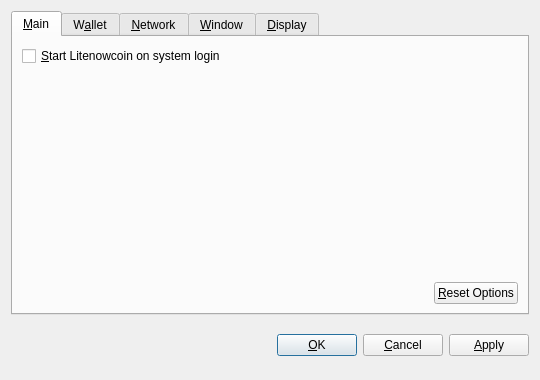
<?xml version="1.0" encoding="UTF-8"?>
<ui version="4.0">
 <class>OptionsDialog</class>
 <widget class="QDialog" name="OptionsDialog">
  <property name="geometry">
   <rect>
    <x>0</x>
    <y>0</y>
    <width>540</width>
    <height>380</height>
   </rect>
  </property>
  <property name="windowTitle">
   <string>Options</string>
  </property>
  <property name="modal">
   <bool>true</bool>
  </property>
  <layout class="QVBoxLayout" name="verticalLayout">
   <item>
    <widget class="QTabWidget" name="tabWidget">
     <property name="tabPosition">
      <enum>QTabWidget::North</enum>
     </property>
     <property name="currentIndex">
      <number>0</number>
     </property>
     <widget class="QWidget" name="tabMain">
      <attribute name="title">
       <string>&amp;Main</string>
      </attribute>
      <layout class="QVBoxLayout" name="verticalLayout_Main">
       <item>
        <widget class="QCheckBox" name="bitcoinAtStartup">
         <property name="toolTip">
          <string>Automatically start Litenowcoin after logging in to the system.</string>
         </property>
         <property name="text">
          <string>&amp;Start Litenowcoin on system login</string>
         </property>
        </widget>
       </item>
       <item>
        <spacer name="verticalSpacer_Main">
         <property name="orientation">
          <enum>Qt::Vertical</enum>
         </property>
         <property name="sizeHint" stdset="0">
          <size>
           <width>20</width>
           <height>40</height>
          </size>
         </property>
        </spacer>
       </item>
       <item>
        <layout class="QHBoxLayout" name="horizontalLayout_2_Main">
         <item>
          <spacer name="horizontalSpacer_2_Main">
           <property name="orientation">
            <enum>Qt::Horizontal</enum>
           </property>
           <property name="sizeHint" stdset="0">
            <size>
             <width>40</width>
             <height>20</height>
            </size>
           </property>
          </spacer>
         </item>
         <item>
          <widget class="QPushButton" name="resetButton">
           <property name="toolTip">
            <string>Reset all client options to default.</string>
           </property>
           <property name="text">
            <string>&amp;Reset Options</string>
           </property>
           <property name="autoDefault">
            <bool>false</bool>
           </property>
          </widget>
         </item>
        </layout>
       </item>
      </layout>
     </widget>
     <widget class="QWidget" name="tabWallet">
      <attribute name="title">
       <string>W&amp;allet</string>
      </attribute>
      <layout class="QVBoxLayout" name="verticalLayout_Network">
       <item>
        <widget class="QLabel" name="transactionFeeInfoLabel">
         <property name="text">
          <string>Optional transaction fee per kB that helps make sure your transactions are processed quickly. Most transactions are 1 kB.</string>
         </property>
         <property name="textFormat">
          <enum>Qt::PlainText</enum>
         </property>
         <property name="wordWrap">
          <bool>true</bool>
         </property>
        </widget>
       </item>
       <item>
        <layout class="QHBoxLayout" name="horizontalLayout_1_Main">
         <item>
          <widget class="QLabel" name="transactionFeeLabel">
           <property name="text">
            <string>Pay transaction &amp;fee</string>
           </property>
           <property name="textFormat">
            <enum>Qt::PlainText</enum>
           </property>
           <property name="buddy">
            <cstring>transactionFee</cstring>
           </property>
          </widget>
         </item>
         <item>
          <widget class="BitcoinAmountField" name="transactionFee"/>
         </item>
         <item>
          <spacer name="horizontalSpacer_1_Main">
           <property name="orientation">
            <enum>Qt::Horizontal</enum>
           </property>
           <property name="sizeHint" stdset="0">
            <size>
             <width>40</width>
             <height>20</height>
            </size>
           </property>
          </spacer>
         </item>
        </layout>
       </item>
       <item>
        <widget class="QLabel" name="label">
         <property name="text">
          <string>If you disable the spending of unconfirmed change, the change from a transaction cannot be used until that transaction has at least one confirmation. This also affects how your balance is computed.</string>
         </property>
         <property name="wordWrap">
          <bool>true</bool>
         </property>
        </widget>
       </item>
       <item>
        <widget class="QCheckBox" name="spendZeroConfChange">
         <property name="text">
          <string>Spend unconfirmed change  (experts only)</string>
         </property>
        </widget>
       </item>
       <item>
        <spacer name="verticalSpacer">
         <property name="orientation">
          <enum>Qt::Vertical</enum>
         </property>
         <property name="sizeHint" stdset="0">
          <size>
           <width>20</width>
           <height>40</height>
          </size>
         </property>
        </spacer>
       </item>
      </layout>
     </widget>
     <widget class="QWidget" name="tabNetwork">
      <attribute name="title">
       <string>&amp;Network</string>
      </attribute>
      <layout class="QVBoxLayout" name="verticalLayout_Network">
       <item>
        <widget class="QCheckBox" name="mapPortUpnp">
         <property name="toolTip">
          <string>Automatically open the Litenowcoin client port on the router. This only works when your router supports UPnP and it is enabled.</string>
         </property>
         <property name="text">
          <string>Map port using &amp;UPnP</string>
         </property>
        </widget>
       </item>
       <item>
        <widget class="QCheckBox" name="connectSocks">
         <property name="toolTip">
          <string>Connect to the Litenowcoin network through a SOCKS proxy (e.g. when connecting through Tor).</string>
         </property>
         <property name="text">
          <string>&amp;Connect through SOCKS proxy:</string>
         </property>
        </widget>
       </item>
       <item>
        <layout class="QHBoxLayout" name="horizontalLayout_Network">
         <item>
          <widget class="QLabel" name="proxyIpLabel">
           <property name="text">
            <string>Proxy &amp;IP:</string>
           </property>
           <property name="textFormat">
            <enum>Qt::PlainText</enum>
           </property>
           <property name="buddy">
            <cstring>proxyIp</cstring>
           </property>
          </widget>
         </item>
         <item>
          <widget class="QValidatedLineEdit" name="proxyIp">
           <property name="maximumSize">
            <size>
             <width>140</width>
             <height>16777215</height>
            </size>
           </property>
           <property name="toolTip">
            <string>IP address of the proxy (e.g. 127.0.0.1)</string>
           </property>
          </widget>
         </item>
         <item>
          <widget class="QLabel" name="proxyPortLabel">
           <property name="text">
            <string>&amp;Port:</string>
           </property>
           <property name="textFormat">
            <enum>Qt::PlainText</enum>
           </property>
           <property name="buddy">
            <cstring>proxyPort</cstring>
           </property>
          </widget>
         </item>
         <item>
          <widget class="QLineEdit" name="proxyPort">
           <property name="maximumSize">
            <size>
             <width>55</width>
             <height>16777215</height>
            </size>
           </property>
           <property name="toolTip">
            <string>Port of the proxy (e.g. 9050)</string>
           </property>
          </widget>
         </item>
         <item>
          <widget class="QLabel" name="socksVersionLabel">
           <property name="text">
            <string>SOCKS &amp;Version:</string>
           </property>
           <property name="textFormat">
            <enum>Qt::PlainText</enum>
           </property>
           <property name="buddy">
            <cstring>socksVersion</cstring>
           </property>
          </widget>
         </item>
         <item>
          <widget class="QValueComboBox" name="socksVersion">
           <property name="toolTip">
            <string>SOCKS version of the proxy (e.g. 5)</string>
           </property>
          </widget>
         </item>
         <item>
          <spacer name="horizontalSpacer_Network">
           <property name="orientation">
            <enum>Qt::Horizontal</enum>
           </property>
           <property name="sizeHint" stdset="0">
            <size>
             <width>40</width>
             <height>20</height>
            </size>
           </property>
          </spacer>
         </item>
        </layout>
       </item>
       <item>
        <spacer name="verticalSpacer_Network">
         <property name="orientation">
          <enum>Qt::Vertical</enum>
         </property>
         <property name="sizeHint" stdset="0">
          <size>
           <width>20</width>
           <height>40</height>
          </size>
         </property>
        </spacer>
       </item>
      </layout>
     </widget>
     <widget class="QWidget" name="tabWindow">
      <attribute name="title">
       <string>&amp;Window</string>
      </attribute>
      <layout class="QVBoxLayout" name="verticalLayout_Window">
       <item>
        <widget class="QCheckBox" name="minimizeToTray">
         <property name="toolTip">
          <string>Show only a tray icon after minimizing the window.</string>
         </property>
         <property name="text">
          <string>&amp;Minimize to the tray instead of the taskbar</string>
         </property>
        </widget>
       </item>
       <item>
        <widget class="QCheckBox" name="minimizeOnClose">
         <property name="toolTip">
          <string>Minimize instead of exit the application when the window is closed. When this option is enabled, the application will be closed only after selecting Quit in the menu.</string>
         </property>
         <property name="text">
          <string>M&amp;inimize on close</string>
         </property>
        </widget>
       </item>
       <item>
        <spacer name="verticalSpacer_Window">
         <property name="orientation">
          <enum>Qt::Vertical</enum>
         </property>
         <property name="sizeHint" stdset="0">
          <size>
           <width>20</width>
           <height>40</height>
          </size>
         </property>
        </spacer>
       </item>
      </layout>
     </widget>
     <widget class="QWidget" name="tabDisplay">
      <attribute name="title">
       <string>&amp;Display</string>
      </attribute>
      <layout class="QVBoxLayout" name="verticalLayout_Display">
       <item>
        <layout class="QHBoxLayout" name="horizontalLayout_1_Display">
         <item>
          <widget class="QLabel" name="langLabel">
           <property name="text">
            <string>User Interface &amp;language:</string>
           </property>
           <property name="textFormat">
            <enum>Qt::PlainText</enum>
           </property>
           <property name="buddy">
            <cstring>lang</cstring>
           </property>
          </widget>
         </item>
         <item>
          <widget class="QValueComboBox" name="lang">
           <property name="toolTip">
            <string>The user interface language can be set here. This setting will take effect after restarting Litenowcoin.</string>
           </property>
          </widget>
         </item>
        </layout>
       </item>
       <item>
        <layout class="QHBoxLayout" name="horizontalLayout_2_Display">
         <item>
          <widget class="QLabel" name="unitLabel">
           <property name="text">
            <string>&amp;Unit to show amounts in:</string>
           </property>
           <property name="textFormat">
            <enum>Qt::PlainText</enum>
           </property>
           <property name="buddy">
            <cstring>unit</cstring>
           </property>
          </widget>
         </item>
         <item>
          <widget class="QValueComboBox" name="unit">
           <property name="toolTip">
            <string>Choose the default subdivision unit to show in the interface and when sending coins.</string>
           </property>
          </widget>
         </item>
        </layout>
       </item>
       <item>
        <widget class="QCheckBox" name="displayAddresses">
         <property name="toolTip">
          <string>Whether to show Litenowcoin addresses in the transaction list or not.</string>
         </property>
         <property name="text">
          <string>&amp;Display addresses in transaction list</string>
         </property>
        </widget>
       </item>
       <item>
        <widget class="QCheckBox" name="coinControlFeatures">
         <property name="toolTip">
          <string>Whether to show coin control features or not.</string>
         </property>
         <property name="text">
          <string>Display coin &amp;control features (experts only!)</string>
         </property>
        </widget>
       </item>
       <item>
        <spacer name="verticalSpacer_Display">
         <property name="orientation">
          <enum>Qt::Vertical</enum>
         </property>
         <property name="sizeHint" stdset="0">
          <size>
           <width>20</width>
           <height>40</height>
          </size>
         </property>
        </spacer>
       </item>
      </layout>
     </widget>
    </widget>
   </item>
   <item>
    <layout class="QHBoxLayout" name="horizontalLayout_Buttons">
     <item>
      <spacer name="horizontalSpacer_1">
       <property name="orientation">
        <enum>Qt::Horizontal</enum>
       </property>
       <property name="sizeHint" stdset="0">
        <size>
         <width>40</width>
         <height>48</height>
        </size>
       </property>
      </spacer>
     </item>
     <item>
      <widget class="QLabel" name="statusLabel">
       <property name="font">
        <font>
         <weight>75</weight>
         <bold>true</bold>
        </font>
       </property>
       <property name="text">
        <string/>
       </property>
       <property name="textFormat">
        <enum>Qt::PlainText</enum>
       </property>
       <property name="wordWrap">
        <bool>true</bool>
       </property>
      </widget>
     </item>
     <item>
      <spacer name="horizontalSpacer_2">
       <property name="orientation">
        <enum>Qt::Horizontal</enum>
       </property>
       <property name="sizeHint" stdset="0">
        <size>
         <width>40</width>
         <height>48</height>
        </size>
       </property>
      </spacer>
     </item>
     <item>
      <widget class="QPushButton" name="okButton">
       <property name="text">
        <string>&amp;OK</string>
       </property>
      </widget>
     </item>
     <item>
      <widget class="QPushButton" name="cancelButton">
       <property name="text">
        <string>&amp;Cancel</string>
       </property>
       <property name="autoDefault">
        <bool>false</bool>
       </property>
      </widget>
     </item>
     <item>
      <widget class="QPushButton" name="applyButton">
       <property name="text">
        <string>&amp;Apply</string>
       </property>
       <property name="autoDefault">
        <bool>false</bool>
       </property>
      </widget>
     </item>
    </layout>
   </item>
  </layout>
 </widget>
 <customwidgets>
  <customwidget>
   <class>BitcoinAmountField</class>
   <extends>QSpinBox</extends>
   <header>bitcoinamountfield.h</header>
  </customwidget>
  <customwidget>
   <class>QValueComboBox</class>
   <extends>QComboBox</extends>
   <header>qvaluecombobox.h</header>
  </customwidget>
  <customwidget>
   <class>QValidatedLineEdit</class>
   <extends>QLineEdit</extends>
   <header>qvalidatedlineedit.h</header>
  </customwidget>
 </customwidgets>
 <resources/>
 <connections/>
</ui>
